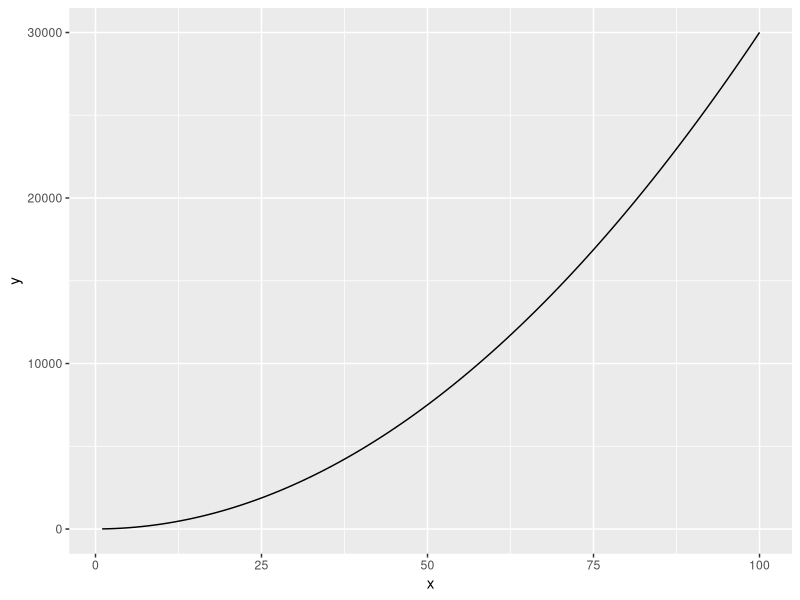
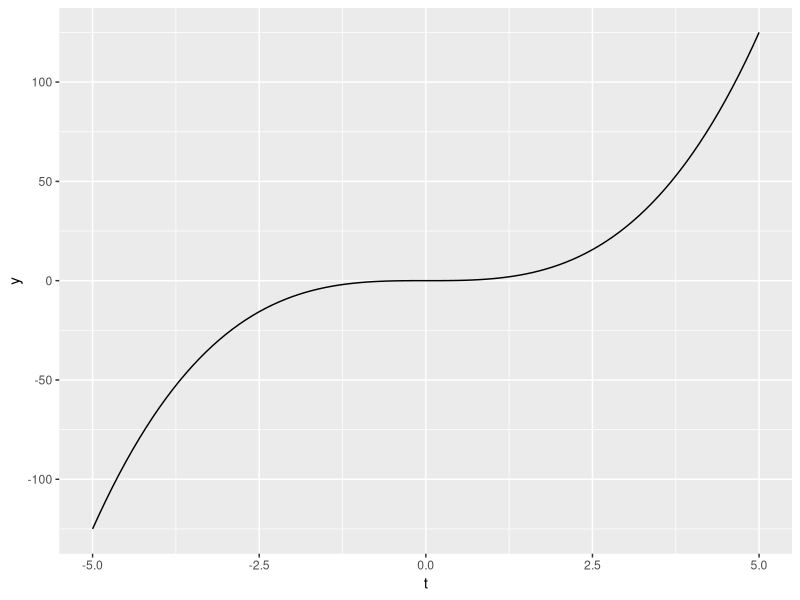
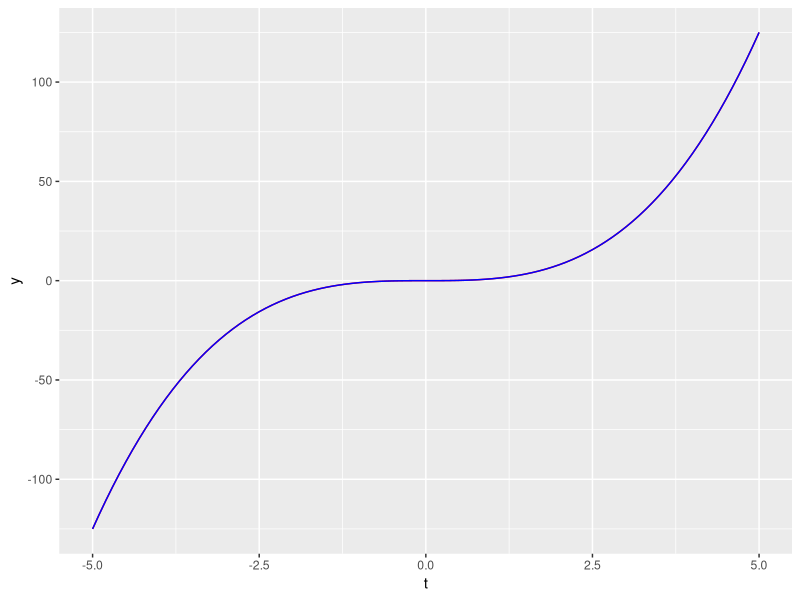

Write the R code that produced these figures, in order.
library(tidyverse)
library(ggplot2)

#defining a function
eq1 <-function(x) {
  3 * x^2 + 4 
}
# create values to evaluate function over
my_data_range <- data.frame(x = c(1, 100))
#plot as a continuos curve over a specific range using "geom function()"    
ggplot(data = my_data_range, aes(x = x)) +
  geom_function(fun = eq1)
#create a new function
ct <- function(t) {
  t^3
}
#create data frame with range of values
my_data_range <- data.frame(t = c(-5, 5))
#plot it
ggplot(data = my_data_range, aes(x = t)) +
  geom_function(fun = ct)  
#find derivative
dc_dt <- D(expr = expression(t^3), name = "t")
dc_dt
dc_dt_fun <- function (t) {
3 * t^2
}

#plot them together
ggplot(data = my_data_range, aes(x = t)) +
  geom_function(fun = ct, color = "red") +
  geom_function(fun = ct, color = "blue")

#partial derivatives
# create the expression
f_xyz <- expression(2 * x * y - 3 * x^2 * z^3)
#partial derivative with respect to x
df_dx <-D(expr = f_xyz, name = "x")
df_dx
df_dz <-D(expr = f_xyz, name = "z")
